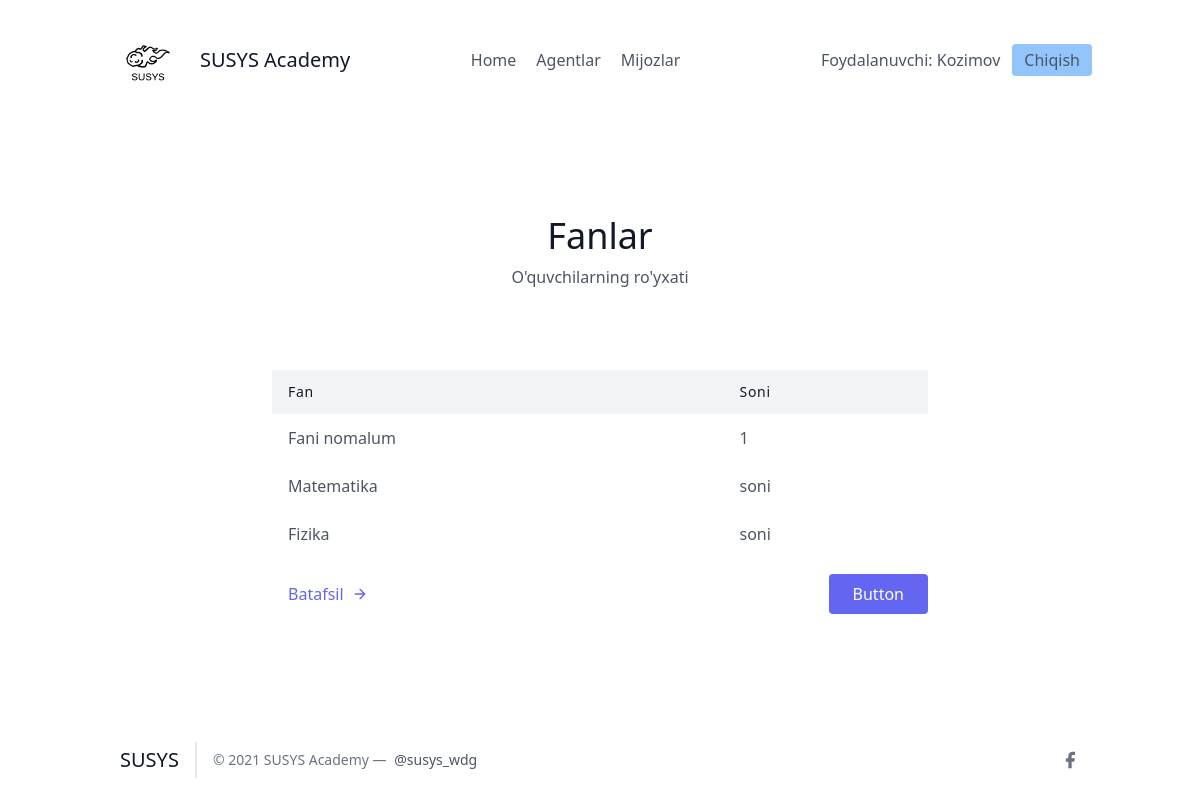
The page /leads/categories/ (signed in) on the database its author committed.
### leads/models.py (models this page shows, shortened)
class User(AbstractUser):
    is_organisor = models.BooleanField(default=True)
    is_agent = models.BooleanField(default=False)

class Category(models.Model):
    nomi = models.CharField(max_length=20)
    organisation = models.ForeignKey(UserProfile, on_delete=models.CASCADE)

### leads/views.py (the view)
# urls.py: path('categories/', CategoryListView.as_view(), name="categories"),
class CategoryListView(LoginRequiredMixin, ListView):
    template_name = "leads/categories.html"
    context_object_name = "categories"
    def get_context_data(self, **kwargs):
        context = super(CategoryListView, self).get_context_data(**kwargs)
        user = self.request.user
        if user.is_organisor:
            queryset = Lead.objects.filter(
                organisation = user.userprofile,
            )
        else:
            queryset = Category.objects.filter(
                organisation = user.agent.organisation
            )
        context.update({
                "unassigned_category_count": queryset.filter(category__isnull=True).count()
            })
        return context
    def get_queryset(self):
        user = self.request.user
        if user.is_organisor:
            queryset = Category.objects.filter(
                organisation = user.userprofile
            )
        else:
            queryset = Category.objects.filter(
                organisation = user.agent.organisation
            )
        return queryset

### leads/templates/leads/categories.html (shortened to what this page needs)
{% extends 'base.html' %}
{% block content %}
    <section class="text-gray-600 body-font">
    <div class="container px-5 py-24 mx-auto">
      <div class="flex flex-col text-center w-full mb-20">
        <h1 class="sm:text-4xl text-3xl font-medium title-font mb-2 text-gray-900">Fanlar</h1>
        <p class="lg:w-2/3 mx-auto leading-relaxed text-base">O'quvchilarning ro'yxati</p>
      </div>
      <div class="lg:w-2/3 w-full mx-auto overflow-auto">
        <table class="table-auto w-full text-left whitespace-no-wrap">
          <thead>
            <tr>
              <th class="px-4 py-3 title-font tracking-wider font-medium text-gray-900 text-sm bg-gray-100">Fan</th>
              <th class="px-4 py-3 title-font tracking-wider font-medium text-gray-900 text-sm bg-gray-100">Soni</th>
            </tr>
          </thead>
          <tbody>
            <tr>
              <td class="px-4 py-3">Fani nomalum</td>
              <td class="px-4 py-3">{{ unassigned_category_count }}</td>
            </tr>
            {% for category in categories %}
            <tr>
              <td class="px-4 py-3">{{ category.nomi }}</td>
              <td class="px-4 py-3">soni</td>
            </tr>
            {% endfor %}
          </tbody>
        </table>
      </div>
      <div class="flex pl-4 mt-4 lg:w-2/3 w-full mx-auto">
        <a class="text-indigo-500 inline-flex items-center md:mb-2 lg:mb-0">Batafsil
          <svg fill="none" stroke="currentColor" stroke-linecap="round" stroke-linejoin="round" stroke-width="2" class="w-4 h-4 ml-2" viewBox="0 0 24 24">
            <path d="M5 12h14M12 5l7 7-7 7"></path>
          </svg>
        </a>
        <button class="flex ml-auto text-white bg-indigo-500 border-0 py-2 px-6 focus:outline-none hover:bg-indigo-600 rounded">Button</button>
      </div>
    </div>
    </section>
{% endblock %}

### frontend/details/navbar.html
{% load static %}
<header class="text-gray-600 body-font">
  <div class="container mx-auto flex flex-wrap p-5 flex-col md:flex-row items-center">
    <a class="flex title-font font-medium items-center text-gray-900 mb-4 md:mb-0">
      <img src="{% static 'img/logo-dark.png' %}" style="width: 80px;" alt="Logo">
      <span class="ml-3 text-xl">SUSYS Academy</span>
    </a>
    <nav class="md:ml-auto md:mr-auto flex flex-wrap items-center text-base justify-center">
      <a href="/" class="mr-5 hover:text-gray-900">Home</a>
    {% if not request.user.is_authenticated %}
      </nav>
        <button class="inline-flex items-center bg-blue-300 border-0 py-1 px-3 focus:outline-none hover:bg-blue-200 rounded text-base mt-4 md:mt-0" style="margin-right: 20px">
          <a  href="{% url 'signup' %}">Ro'yxatdan o'tish
          </a>
        </button>
    {% else %}
        {% if request.user.is_organisor %}
        <a href="/agents/" class="mr-5 hover:text-gray-900">Agentlar</a>
        {% endif %}
        <a href="/leads/" class="mr-5 hover:text-gray-900">Mijozlar</a>
      </nav>
    {% endif %}
    {% if request.user.is_authenticated %}
      Foydalanuvchi: {{ request.user.username }}
      <button class="ml-3 inline-flex items-center bg-blue-300 border-0 py-1 px-3 focus:outline-none hover:bg-blue-200 rounded text-base mt-4 md:mt-0">
        <a  href="{% url 'logout' %}">Chiqish
        </a>
      </button>
    {% else %}
    <button class="inline-flex items-center bg-blue-300 border-0 py-1 px-3 focus:outline-none hover:bg-blue-200 rounded text-base mt-4 md:mt-0">
      <a href="{% url 'login' %}">Kirish
    </a>
    </button>
    {% endif %}
  </div>
</header>

### rows shown on the page
User: user.username "Kozimov"
Category: nomi "Matematika"
Category: nomi "Fizika"

### other values the page prints
{{ unassigned_category_count }} "1"
